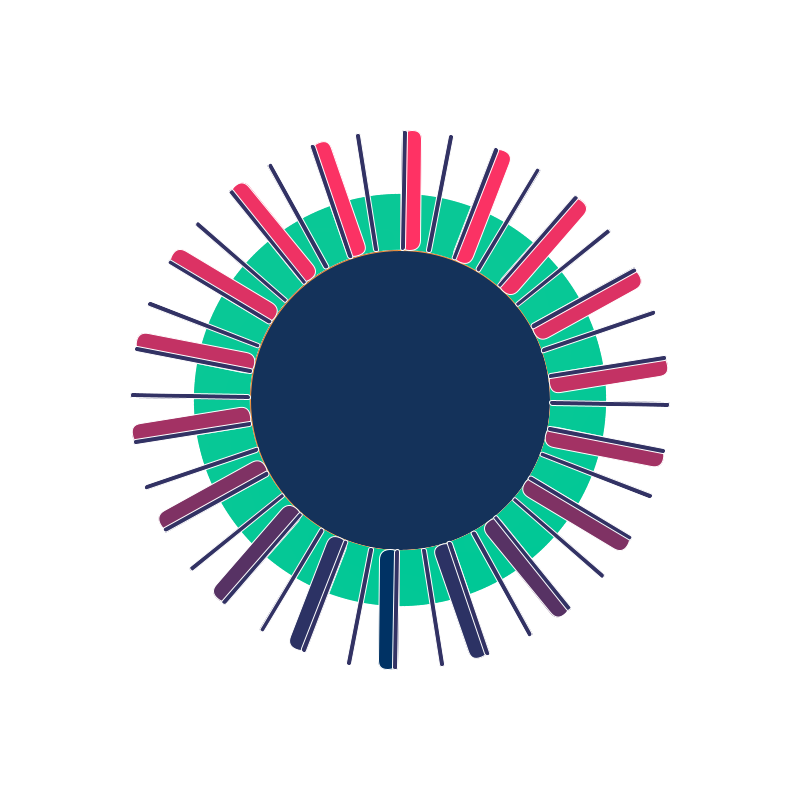
Frame 1 (no input)
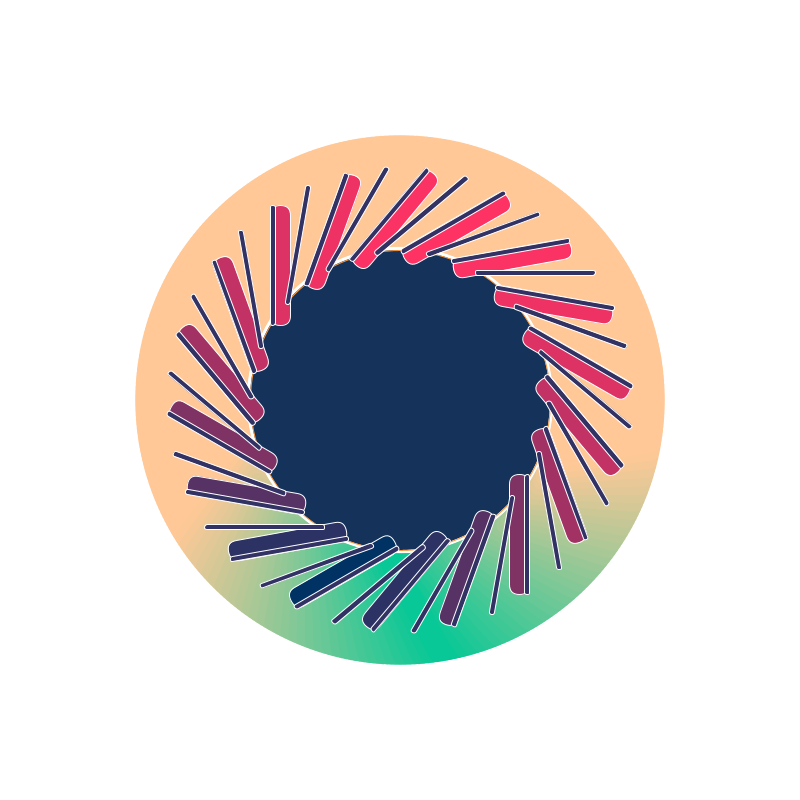
Frame 60 (the mouse pressed at the canvas centre just before this capture)
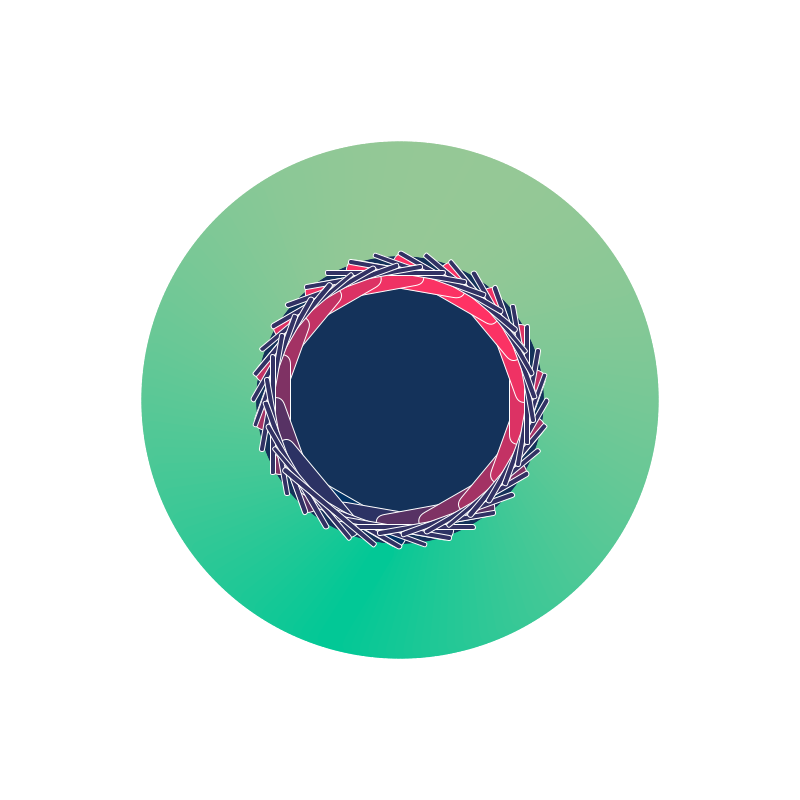
Frame 120 (the mouse held since frame 60 and released just before this capture)

The Processing sketch that drew these frames (run headless with seeded random() and noise(); from frame 60 on, the mouse is pressed at the canvas centre):

// Processing sketch: certv1
// ── certv1.pde
//INSTRUCCIONES//
/*
1.-
 2.-
 3.-
 4.-
 
 */


//////////////////////////////////// SKETCH ////////////////////////////////////

//OBJETIVOS: // HACER QUE CAMBIE DE COLOR CON ArrayList DE COLOR/
// HACER QUE LA VELOCIDAD CAMBIE CON KEYPRESSED
// INCORPORAR UNA INTERACCION CON EL MOUSE (¿GRADIENTES? ¿COS, SIN? ¿?)

float p;
float cg;   // color gradient
float f;
float d;

void setup() {


  size(800, 800);
}


void draw() {
  // COMPROBACIONES
  //println(cg);

  //VARIABLES DE MOVMIENTO
  p = p + 10;
  cg = cg +10;

  // Variables de contorno cambio de color
  if (cg > 500) {
    f = 1;
  }

  if (cg < -10) {
    d = 1;
  }
  if (f == 1) {
    cg = cg - 15;
  }

  if (d == 1) {
    cg = cg + 15;
  }
  // ANILLO EXTERIOR 1
  // ¿PALETA DE COLOR? vs ¿ARCOIRIS?
  background(255);
  //fill(255,200,80);
  strokeWeight(1);
  stroke(250, 150, 60);
  fill(20, 50, 90);
  ellipse(width/2, height/2, 300, 300);

  //strokeWeight(1);
  noStroke();
  translate(width/2, height/2);       // punto (0,0)/ ORIGEN en el centro del sketch
  for (int i = 0; i < 360; i+=1.5) {      // i = angulo de rotacion 0-360/ Separacion entre lineas
    float x = sin(radians(i))*150;  // variable de rotacion
    float y = cos(radians(i))*150;  // variable de rotacion
    pushMatrix();
    translate(x, y);
    rotate(radians(-i+frameCount));    // proporciona movimiento al sketch/ cambia los ejes/ direccion de rotacion
    noStroke();                    // sin bordes
    /////////////// ¿¿¿¿AGREGAR TRANSPARENCIA?????  /////////////////////
    //fill(sin(radians(i/2))*255, 50, sin(radians(i*3))*100);   // fill con gradiente R0-R255, b0-b255
    //fill(sin(radians(p/2))*255, 150, 200);                    // esto hara que palpite el anillo
    fill(sin(radians(i/2))*cg, 200, 150);                       // prueba gradientes cambiantes
    rect(0, 0, 120, 20, 25);
    popMatrix();
  }

  // ANILLO CENTRAL.

  for (int i = 0; i < 360; i+=20) {
    float x = sin(radians(i))*150;
    float y = cos(radians(i))*150;
    pushMatrix();
    translate(x, y);
    rotate(radians(-i+frameCount+90));   // proporciona el movimiento al sketch / cambia los ejes / direccion de rotacion
    stroke(255);                     // sin bordes
    /////////////// ¿¿¿¿AGREGAR TRANSPARENCIA?????  /////////////////////
    fill(sin(radians(i/2))*255, 50, 100);
    rect(0, 0, 120, 20, 25);
    popMatrix();
  }

  // ANILLO EXTERIOR 2

  for (int i = 0; i < 360; i+=10) {
    float x = sin(radians(i))*150;  // suma al origen
    float y = cos(radians(i))*150;  // suma al origen // intenta sacarle a la multiplicacion
    pushMatrix();
    translate(x, y); // hace que no partan desde el punto (0,0)
    rotate(radians(-i+frameCount+90));   // proporciona el movimiento al sketch / cambia los ejes / direccion de rotacion
    stroke(255);                     // sin bordes
    /////////////// ¿¿¿¿AGREGAR TRANSPARENCIA?????  /////////////////////
    fill(50, 50, 100);
    rect(0, 0, 120, 5, 15);
    popMatrix();
  }
}

/////////////////////////////////////                   ///////////////////////////////////
///////////////////////////////////// IDEAS ABANDONADAS ///////////////////////////////////
/////////////////////////////////////                   ///////////////////////////////////


/*
ArrayList<Vert1> lista = new ArrayList<Vert1>();
 
 float p = 0;
 float o = 0;
 float i = 0;
 Vert1 a;
 */
//void setup(){
/*for (int i = 0; i < 20; i++){ // el numero 10 es la cantidad de figuras que aparecen
 a = new Vert1 (i,60);
 lista.add(a);
 }
 */
// Inicializacion de la clase

//size(800,800);
//}


//void draw(){
/*for (Vert1 a : lista) {
 a.bubls();
 i = i +3;
 }
 */

/*
p = p +3;
 o = o +2;
 background(200,150,190);
 ///////////////////////////////////////////////////
 pushMatrix();
 translate(width/2, height/2);
 rotate(radians(p));
 rect(-26, -26, 52, 52);
 popMatrix();
 ///////////////////////////////////////////////////
 pushMatrix();
 translate(50, 50);
 rotate(radians(p));
 a.bubls();
 rect(-26, -26, 52, 52);
 popMatrix();
 ///////////////////////////////////////////////////
 //pushMatrix();
 //a.lineas();
 //popMatrix();
 }
 
 
 
 //////////////////////////////////////////////////////////////////////
 //////////////////////// DOCUMENTACION Y AVANCE //////////////////////
 //////////////////////////////////////////////////////////////////////
 
 - Revisar el leerpColor();
 - ROTACION DE COORDENADAS POLARES: A difierencia de los movimientos en el plano, yo solo necesito
 un angulo y
 
 // cada elemento tiene que tener su pocicion
 float x, y;  // cordenadas cartesianas
 float angle, r;  // coordenadas polares
 
 void setup(){
 size(500,500);
 }
 
 void draw(){
 background(255);
 translate(width/2, heigth/2);
 ellipse(x,y 10,10)
 }
 
 ////////////////////////////// LERP COLOR ////////////////////////////
 
 float desdex, desdey, hastax, hastay;  // cordenadas cartesianas
 
 void setup(){
 size (500,500);
 fill(50);
 }
 
 void drwa(){
 background(255);
 //translate(width/2, height/2);
 
 desdex = lerp(desdex, hastax, 0);
 desdey = lerp(desdey, hastay, 0);
 
 ellipse(desdex, desdey, 10,10);
 }
 
 void mousePressed(){
 
 hastax = mouseX;
 hastay = mouseY;
 }
 */
